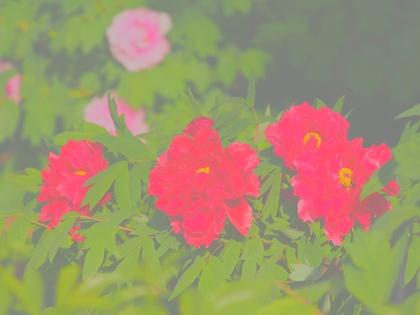
%> input picture Chinese-peony.jpg, 420 x 315 px, shrunk from 2666 x 2000 before the run
$ octave histogram_equalization.m   (GNU Octave 9; MATLAB toolbox functions it lacks are replaced by stand-ins)
%> lines starting %> are read from the running program, lines starting %| are printed output that depends on the picture
originalImage=imread('Chinese-peony.jpg');
%> originalImage is the input picture: size 315x420x3 uint8; mean R, G, B 162, 144.9, 108.9
greyImage=rgb2gray(originalImage);
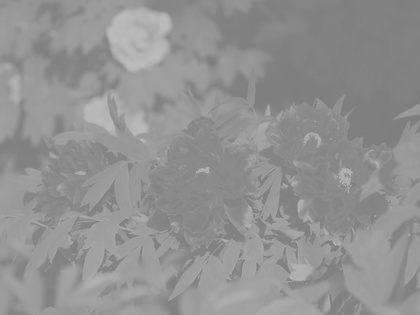
%> greyImage: size 315x420 uint8; min 121, max 190, mean 145.9
figure;
imshow(greyImage);

[row,col]=size(greyImage);
%> row = 315; col = 420
pixelCountArray=[];
for i=1:256
    pixelCountArray(i)=0;
end
for x=1:col
    for y=1:row
        index=greyImage(y,x)+1;
        pixelCountArray(index)=pixelCountArray(index)+1;
    end
end
%> after the loop, pixelCountArray = 256 values, max 6033 at index 131, min 0 at index 1, mean 516.8
figure;
bar(pixelCountArray);
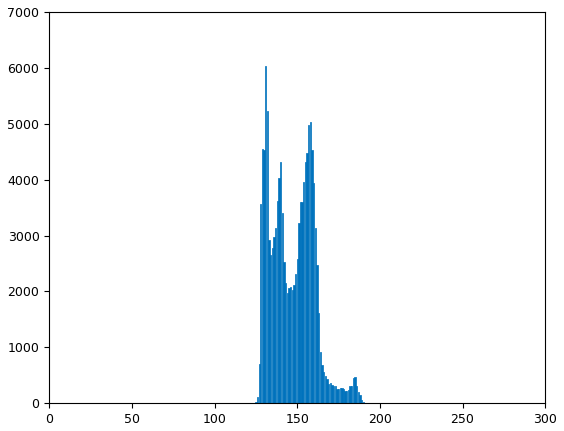
%> figure redrawn from the program's plot data; tallest bar 6033 high, from x = 130.6 to 131.4


pixelGammaRectifyImage=[];
gamma=10;
for x=1:col
    for y=1:row
        pixelGammaRectifyImage(y,x)=((double(greyImage(y,x))/255)^gamma)*255;
    end
end
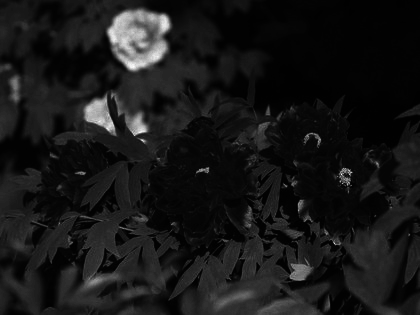
%> pixelGammaRectifyImage: size 315x420 double; min 0.148, max 13.45, mean 1.39; drawn with min black and max white
figure;
imshow(pixelGammaRectifyImage);
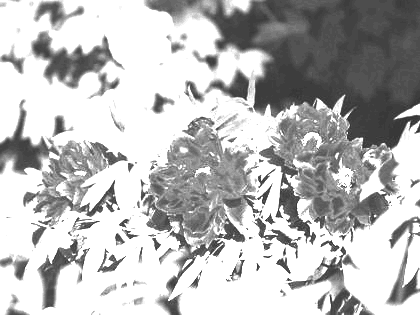
%> displayed picture: size 315x420, on the screen's scale of 0 to 255; min 38, max 255, mean 187


pixelPdfArray=[];
pixelNum=row*col;
%> pixelNum = 132300
for i=1:256
    pixelPdfArray(i)=pixelCountArray(i)/pixelNum;
end
%> after the loop, pixelPdfArray = 256 values, max 0.0456 at index 131, min 0 at index 1, mean 0.00391

pixelCdfArray=[];
freqSum=0;
for i=1:256
    pixelCdfArray(i)=freqSum+pixelPdfArray(i);
    freqSum=pixelCdfArray(i);
end
%> after the loop, pixelCdfArray = 256 values from 0 to 1
figure;
plot(pixelCdfArray);
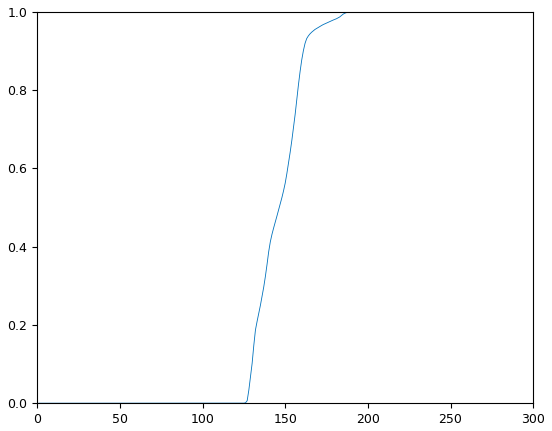
%> figure redrawn from the program's plot data; curve peaks at x = 191, y = 1
remapArray=[];
for i=1:256
    remapArray(i)=int32(255*pixelCdfArray(i)+0.5);
    freqSum=pixelCdfArray(i);
end
%> after the loop, remapArray = 256 values from 1 to 256


for x=1:col
    for y=1:row
        greyImage(y,x)=remapArray(greyImage(y,x)+1);
    end
end
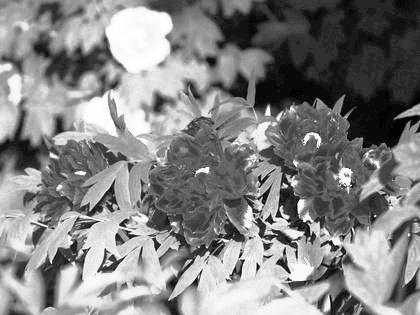
%> greyImage: size 315x420 uint8; min 1, max 255, mean 131.4
figure;
imshow(greyImage);

equalizedPixelCountArray=[];
for i=1:256
    equalizedPixelCountArray(i)=0;
end
for x=1:col
    for y=1:row
        index=greyImage(y,x)+1;
        equalizedPixelCountArray(index)=equalizedPixelCountArray(index)+1;
    end
end
%> after the loop, equalizedPixelCountArray = 256 values, max 6033 at index 39, min 0 at index 1, mean 516.8
figure;
bar(equalizedPixelCountArray);
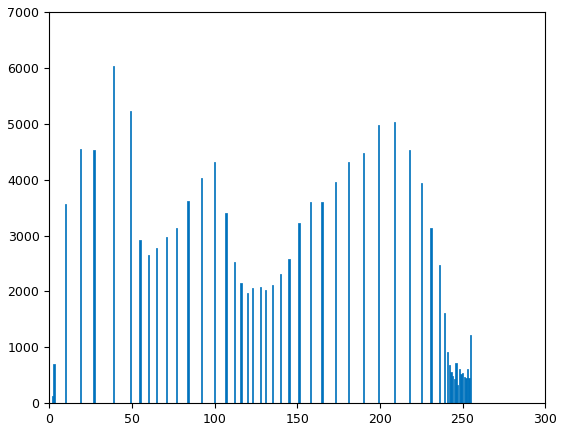
%> figure redrawn from the program's plot data; tallest bar 6033 high, from x = 38.6 to 39.4

$ run again, with Unequalized_Hawkes_Bay_NZ.jpg copied over Chinese-peony.jpg
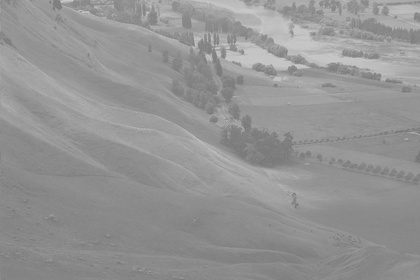
%> input picture Unequalized_Hawkes_Bay_NZ.jpg, 420 x 280 px, shrunk from 1024 x 683 before the run
%> originalImage is the input picture: size 280x420x3 uint8; min 117, max 205, mean 148
%> after the loop `for x=1:col`: pixelCountArray = 256 values, max 5162 at index 138, min 0 at index 1, mean 459.4
%> after the loop `for i=1:256`: pixelPdfArray = 256 values, max 0.0439 at index 138, min 0 at index 1, mean 0.00391
%> after the loop `for i=1:256`: pixelCdfArray = 256 values from 0 to 1
%> after the loop `for i=1:256`: remapArray = 256 values from 1 to 255
%> after the loop `for x=1:col`:
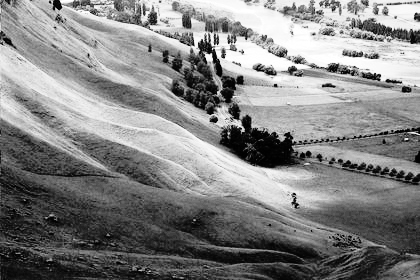
%> greyImage: size 280x420 uint8; min 1, max 255, mean 131.1
%> after the loop `for x=1:col`: equalizedPixelCountArray = 256 values, max 5162 at index 63, min 0 at index 1, mean 459.4
%> `bar(equalizedPixelCountArray);`:
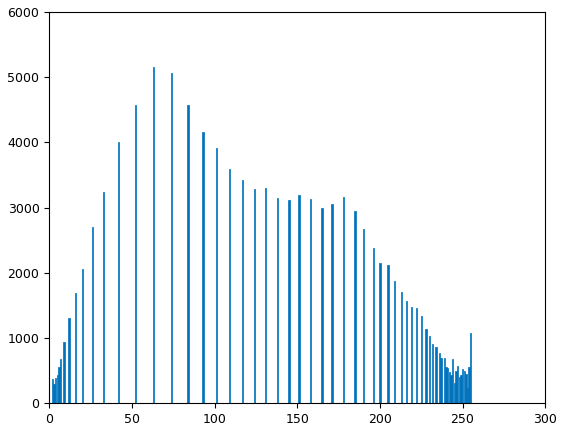
%> figure redrawn from the program's plot data; tallest bar 5162 high, from x = 62.6 to 63.4
